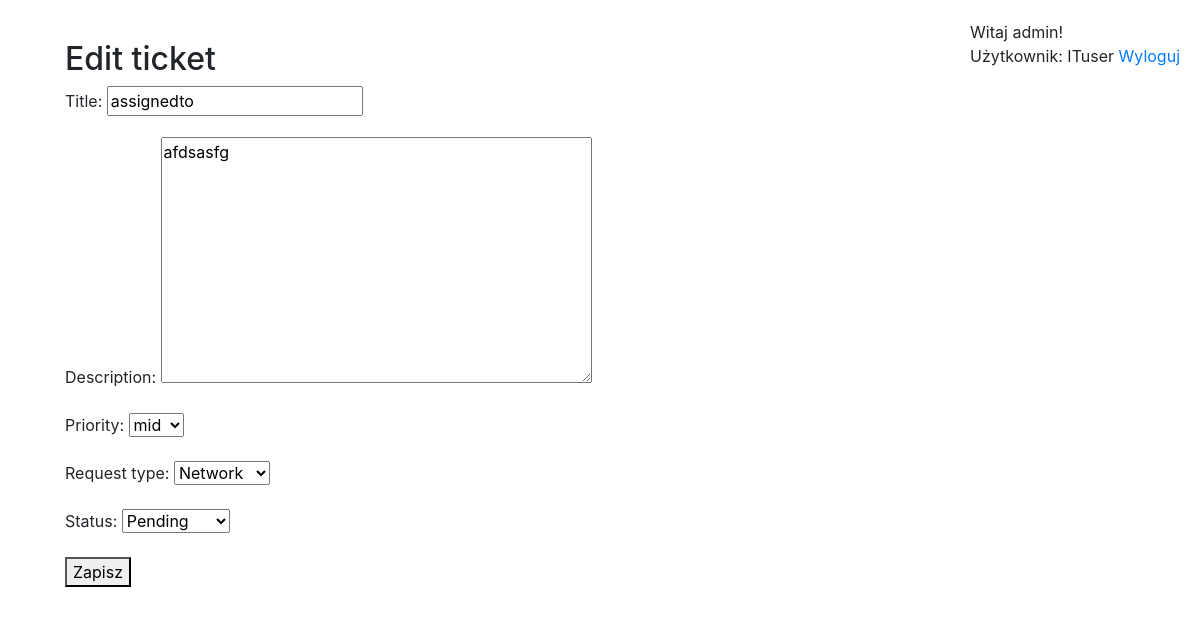
The app's page /helpdeskapp/ticket/edit/assignedto/ (signed in), older data.
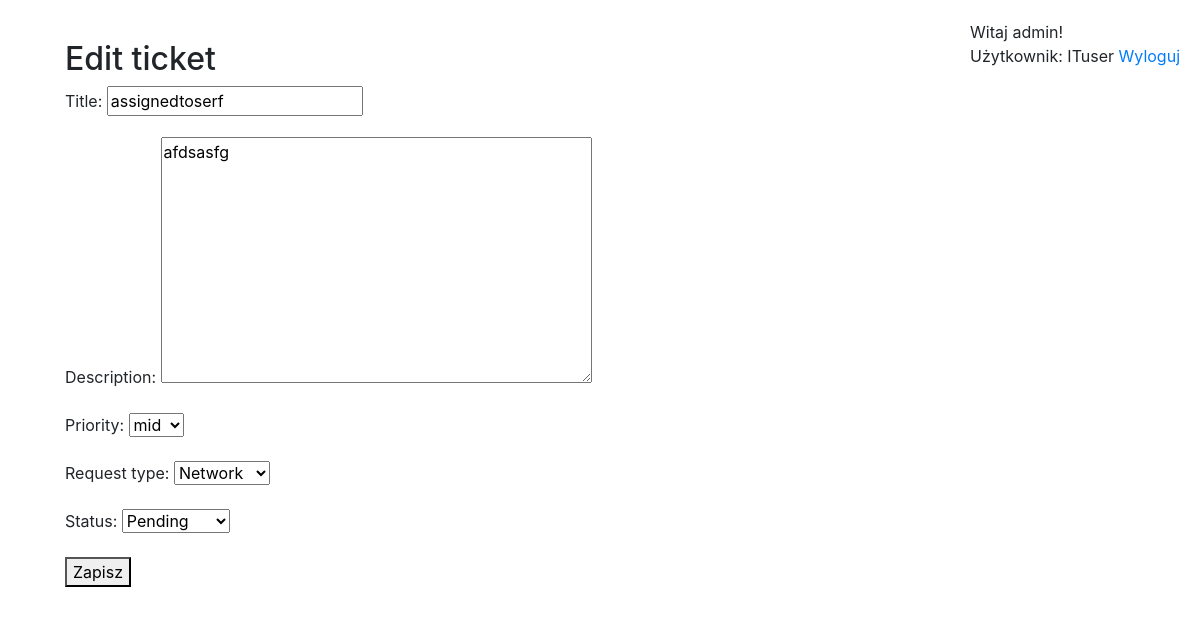
The same page, newer data.
### helpdeskapp/models.py (models this page shows)
class Ticket(models.Model):
    """
    Represents a ticket in the helpdesk system.

    Attributes:
        title (str): The title of the ticket.
        description (str): The description of the ticket.
        status (str): The status of the ticket. Choices are 'Pending', 'In Progress', or 'Completed'.
        priority (str): The priority of the ticket. Choices are 'low', 'mid', or 'high'.
        request_type (str): The type of request for the ticket. Choices are 'Software', 'Hardware', 'Network', or 'Other'.
        created_at (datetime): The date and time when the ticket was created.
        assigned_to (User): The user assigned to the ticket.
        updated_at (datetime): The date and time when the ticket was last updated.
        created_by (User): The user who created the ticket.
        closed_at (datetime): The date and time when the ticket was closed.
        slug (str): The slugified version of the ticket title, used for generating a unique URL.
    """

### helpdeskapp/views.py (the view)
# urls.py: path('ticket/edit/<slug:slug>/', views.ticket_edit, name='ticket_edit'),
def ticket_edit(request, slug):
    ticket = get_object_or_404(Ticket, slug=slug)
    if request.method == "POST":
        form = EditTicketForm(request.POST, instance=ticket)
        if form.is_valid():
            ticket = form.save()
            messages.success(request, 'Zgłoszenie zostało zmienione.')
            return redirect('helpdeskapp:ticket_detail', slug=ticket.slug)
    else:
        form = EditTicketForm(instance=ticket)
    return render(request, 'helpdeskapp/tickets/ticket_edit.html', {'form': form})

### helpdeskapp/forms.py
class EditTicketForm(forms.ModelForm):
    title = forms.CharField(max_length=100)
    description = forms.CharField(widget=forms.Textarea)
    priority = forms.ChoiceField(choices=Ticket.STATUS_CHOICES2)
    request_type = forms.ChoiceField(choices=Ticket.STATUS_CHOICES3)
    status = forms.ChoiceField(choices=Ticket.STATUS_CHOICES)
    class Meta:
        model = Ticket
        fields = ('title', 'description', 'priority', 'request_type', 'status')

### helpdeskapp/templates/helpdeskapp/tickets/ticket_edit.html (shortened to what this page needs)
{% extends 'helpdeskapp/base.html' %}
{%load static %}
{% block content %}
  <h2>Edit ticket</h2>
  <form action = "" method="POST">
    {{ form.as_p }}
    <button type="submit">Zapisz</button>
  </form>
{% endblock %}

Row changes from the older to the newer data that the page shows:
changed Ticket "afdsasfg": title "assignedto" → "assignedtoserf"
